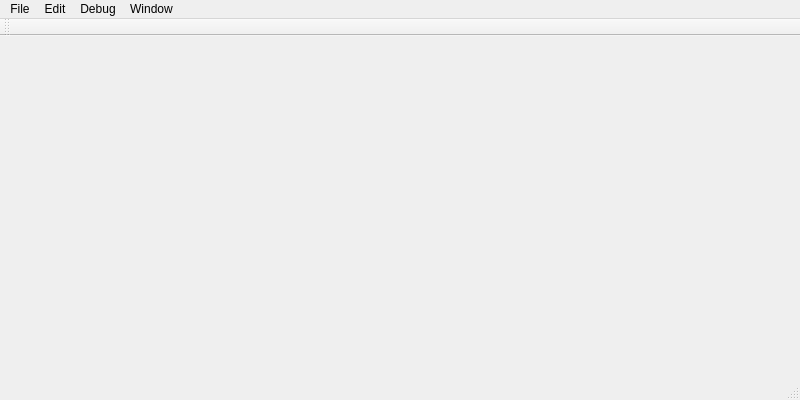
<?xml version="1.0" encoding="UTF-8"?>
<ui version="4.0">
 <class>MainWindow</class>
 <widget class="QMainWindow" name="MainWindow">
  <property name="geometry">
   <rect>
    <x>0</x>
    <y>0</y>
    <width>800</width>
    <height>400</height>
   </rect>
  </property>
  <property name="windowTitle">
   <string>YAWYSIWYGEE</string>
  </property>
  <widget class="QWidget" name="centralWidget">
   <layout class="QVBoxLayout" name="verticalLayout_2"/>
  </widget>
  <widget class="QMenuBar" name="menuBar">
   <property name="geometry">
    <rect>
     <x>0</x>
     <y>0</y>
     <width>800</width>
     <height>30</height>
    </rect>
   </property>
   <widget class="QMenu" name="menuFile">
    <property name="title">
     <string>File</string>
    </property>
    <addaction name="actionNew"/>
    <addaction name="actionLoad"/>
    <addaction name="separator"/>
    <addaction name="actionSave"/>
    <addaction name="actionSave_As"/>
    <addaction name="separator"/>
    <addaction name="actionPrint"/>
    <addaction name="separator"/>
    <addaction name="actionExit"/>
   </widget>
   <widget class="QMenu" name="menuDebug">
    <property name="title">
     <string>Debug</string>
    </property>
    <addaction name="actionLoad_Test_txt"/>
    <addaction name="actionSave_As_Test_txt"/>
    <addaction name="actionTest_for_Memory_Leaks"/>
   </widget>
   <widget class="QMenu" name="menuWindow">
    <property name="title">
     <string>Window</string>
    </property>
    <widget class="QMenu" name="menuTheme">
     <property name="title">
      <string>Theme</string>
     </property>
     <addaction name="actionVanilla"/>
     <addaction name="actionChalkboard"/>
    </widget>
    <addaction name="actionZoom_In"/>
    <addaction name="actionZoom_Out"/>
    <addaction name="actionReset_Zoom"/>
    <addaction name="separator"/>
    <addaction name="actionShow_Line_Numbers"/>
    <addaction name="menuTheme"/>
   </widget>
   <widget class="QMenu" name="menuEdit">
    <property name="title">
     <string>Edit</string>
    </property>
    <addaction name="actionUndo"/>
    <addaction name="actionRedo"/>
    <addaction name="actionCopy_as_PNG"/>
   </widget>
   <addaction name="menuFile"/>
   <addaction name="menuEdit"/>
   <addaction name="menuDebug"/>
   <addaction name="menuWindow"/>
  </widget>
  <widget class="QToolBar" name="mainToolBar">
   <attribute name="toolBarArea">
    <enum>TopToolBarArea</enum>
   </attribute>
   <attribute name="toolBarBreak">
    <bool>false</bool>
   </attribute>
  </widget>
  <widget class="QStatusBar" name="statusBar"/>
  <action name="actionSave_As">
   <property name="text">
    <string>Save As</string>
   </property>
  </action>
  <action name="actionExit">
   <property name="text">
    <string>Exit</string>
   </property>
  </action>
  <action name="actionLoad">
   <property name="text">
    <string>Load</string>
   </property>
  </action>
  <action name="actionSave_DOT_File">
   <property name="text">
    <string>Save DOT File</string>
   </property>
  </action>
  <action name="actionSave_As_Test_txt">
   <property name="text">
    <string>Save As Test File</string>
   </property>
  </action>
  <action name="actionLoad_Test_txt">
   <property name="text">
    <string>Load Test File</string>
   </property>
  </action>
  <action name="actionZoom_In">
   <property name="text">
    <string>Zoom In</string>
   </property>
  </action>
  <action name="actionZoom_Out">
   <property name="text">
    <string>Zoom Out</string>
   </property>
  </action>
  <action name="actionReset_Zoom">
   <property name="text">
    <string>Reset Zoom</string>
   </property>
  </action>
  <action name="actionNew">
   <property name="text">
    <string>New</string>
   </property>
  </action>
  <action name="actionUndo">
   <property name="enabled">
    <bool>false</bool>
   </property>
   <property name="text">
    <string>Undo</string>
   </property>
  </action>
  <action name="actionRedo">
   <property name="enabled">
    <bool>false</bool>
   </property>
   <property name="text">
    <string>Redo</string>
   </property>
  </action>
  <action name="actionSave">
   <property name="text">
    <string>Save</string>
   </property>
  </action>
  <action name="actionPrint">
   <property name="text">
    <string>Print</string>
   </property>
  </action>
  <action name="actionShow_Line_Numbers">
   <property name="checkable">
    <bool>true</bool>
   </property>
   <property name="checked">
    <bool>true</bool>
   </property>
   <property name="text">
    <string>Show Line Numbers</string>
   </property>
  </action>
  <action name="actionVanilla">
   <property name="checkable">
    <bool>true</bool>
   </property>
   <property name="checked">
    <bool>true</bool>
   </property>
   <property name="text">
    <string>Vanilla</string>
   </property>
  </action>
  <action name="actionChalkboard">
   <property name="checkable">
    <bool>true</bool>
   </property>
   <property name="text">
    <string>Chalkboard</string>
   </property>
  </action>
  <action name="actionTest_for_Memory_Leaks">
   <property name="text">
    <string>Infinite Load/Delete Loop</string>
   </property>
   <property name="iconText">
    <string>Test for Memory Leaks
(Starts Infinite Loop)</string>
   </property>
   <property name="toolTip">
    <string>Infinite Load/Delete Loop</string>
   </property>
  </action>
  <action name="actionCopy_as_PNG">
   <property name="text">
    <string>Copy as PNG</string>
   </property>
  </action>
 </widget>
 <layoutdefault spacing="6" margin="11"/>
 <resources/>
 <connections/>
</ui>
